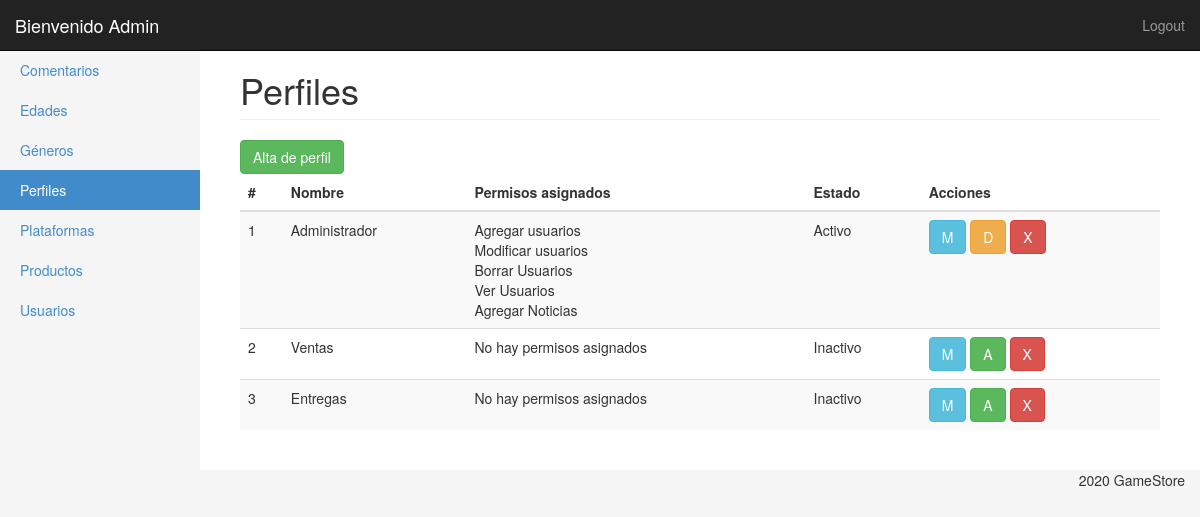
Page /ProduccionWeb_TP1/panel/perfiles.php (signed in) on the committed database.
### tables this page shows
CREATE TABLE `perfil` (
  `id` int(11) NOT NULL,
  `nombre` varchar(100) NOT NULL,
  `enabled` tinyint(1) NOT NULL DEFAULT 1,
  `estado` tinyint(1) NOT NULL DEFAULT 1
);

CREATE TABLE `permisos` (
  `id` int(11) NOT NULL,
  `nombre` varchar(250) NOT NULL,
  `cod` varchar(40) NOT NULL,
  `seccion` varchar(100) NOT NULL,
  `enabled` tinyint(1) NOT NULL DEFAULT 1
);

### ProduccionWeb_TP1/panel/clases/perfil.php (called while the page is built, shortened)
<?php
Class Perfil{
	private $con;
	public function __construct($con){
		$this->con = $con;
	}
	public function getList(){
		$query = "SELECT id, nombre, estado
					FROM perfil
					WHERE enabled = '1' ";
        return $this->con->query($query);
	}
	public function getPermisos($id){
		$query = "	SELECT permisos.nombre
					FROM perfil INNER JOIN perfil_permisos
					ON perfil.id = perfil_permisos.perfil_id
					INNER JOIN permisos
					ON permisos.id = perfil_permisos.permiso_id
					WHERE perfil.id=".$id." AND permisos.enabled = 1 ";
		return $this->con->query($query);
	}
}

### ProduccionWeb_TP1/panel/perfiles.php (the view, shortened to what this page needs)
<?php
require('inc/header.php');
?>
<div class="container-fluid">
	<?php $perfilMenu = 'Perfiles';
	$perfiles = new Perfil($con);
	include('inc/side_bar.php');
	?>
	<div class="col-sm-9 col-md-10 main">
		<h1 class="page-header">
			Perfiles
		</h1>
		<a href="perfiles_ae.php"><button type="button" class="btn btn-success" title="Agregar">Alta de perfil</button></a>
		<div class="table-responsive">
			<table class="table table-striped">
				<thead>
					<tr>
						<th>#</th>
						<th>Nombre</th>
						<th>Permisos asignados</th>
						<th>Estado</th>
						<th>Acciones</th>
					</tr>
				</thead>
				<tbody>
					<?php
					foreach ($perfiles->getList() as $perfil) { ?>
						<tr>
							<td><?php echo $perfil['id']; ?></td>
							<td><?php echo $perfil['nombre']; ?></td>
							<td><?php
								$haypermis = false;
								foreach ($perfiles->getPermisos($perfil['id']) as $permis) {
									$haypermis = true;
									echo $permis['nombre'];
									?> <br> <?php
								}
								if(!$haypermis){
									echo "No hay permisos asignados";
								}
								?></td>
							<td><?php if($perfil['estado'] == 1){
								echo 'Activo';
							} else {
								echo 'Inactivo';
							} 	?></td>
							<td>
								<a href="perfiles_ae.php?edit=<?php echo $perfil['id'] ?>"><button type="button" class="btn btn-info" title="Modificar">M</button></a>
								<?php if($perfil['estado'] == 0){ ?>
								<a href="perfiles.php?modif=<?php echo $perfil['estado'] ?>&id=<?php echo $perfil['id']?>"><button type="button" class="btn btn-success" title="Activar">A</button></a>
							<?php } else { ?>
								<a href="perfiles.php?modif=<?php echo $perfil['estado'] ?>&id=<?php echo $perfil['id']?>"><button type="button" class="btn btn-warning" title="Desactivar">D</button></a>
							<?php } ?>
								<a href="perfiles.php?del=<?php echo $perfil['id'] ?>"><button type="button" class="btn btn-danger" title="Borrar">X</button></a>
							</td>
						</tr>
					<?php } ?>
				</tbody>
			</table>
		</div>
	</div>
</div>
</div>
<?php include('inc/footer.php'); ?>

### ProduccionWeb_TP1/panel/css/styles.css (style rules this page uses)
body { padding-top: 50px; background-color: #f5f5f5; }
.main { padding: 20px; background-color: #fff; }
@media (min-width: 768px) { .main { padding-right: 40px; padding-left: 40px; } }
.main .page-header { margin-top: 0; }

### rows in the picture
perfil: id "1", nombre "Administrador", estado "Activo"
permisos: nombre "Agregar usuarios"
permisos: nombre "Modificar usuarios"
permisos: nombre "Borrar Usuarios"
permisos: nombre "Ver Usuarios"
permisos: nombre "Agregar Noticias"
perfil: id "2", nombre "Ventas", shows "No hay permisos asignados", estado "Inactivo"
perfil: id "3", nombre "Entregas", shows "No hay permisos asignados", estado "Inactivo"

### other values in the picture
$_SESSION['usuario']['nombre'] "Admin"
